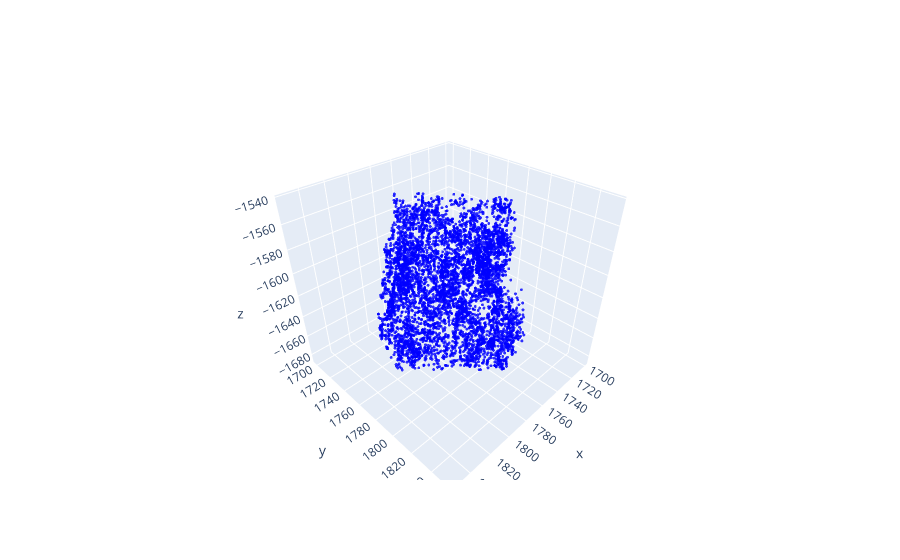

Notebook source saved alongside this figure:
### Markdown cell above
# Plotly 3D plot of the galaxies

### Code cell
import plotly.graph_objects as go


# plot the galaxies in 3D
fig = go.Figure()

fig.add_trace(go.Scatter3d(
    x=points[:, 0],
    y=points[:, 1],
    z=points[:, 2],
    mode='markers',
    marker=dict(
        size=1,
        color='blue',
        opacity=0.8
    )
))

fig.show()

### Figure 1 — Plotly figure (JSON) as saved in the notebook; plotly's stock layout.template omitted (floating-point values rounded to 4 significant figures; data arrays with more than 128 entries replaced by an {"elided": "..."} marker saying what was removed)
{"data": [{"marker": {"color": "blue", "opacity": 0.8, "size": 1}, "mode": "markers", "type": "scatter3d", "x": {"elided": "5711 float values"}, "y": {"elided": "5711 float values"}, "z": {"elided": "5711 float values"}}], "layout": {}}
